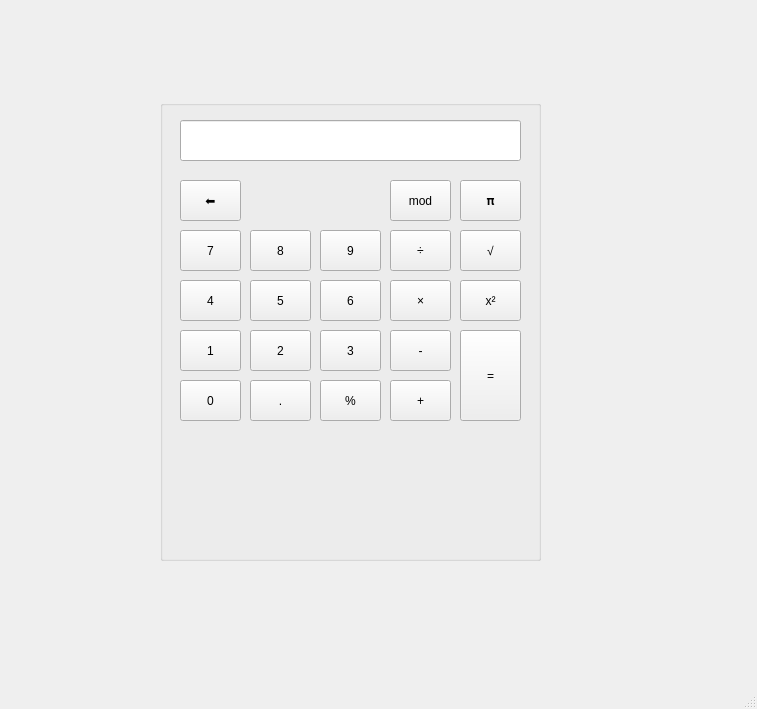
<?xml version="1.0" encoding="UTF-8"?>
<ui version="4.0">
 <class>MainWindow</class>
 <widget class="QMainWindow" name="MainWindow">
  <property name="geometry">
   <rect>
    <x>0</x>
    <y>0</y>
    <width>757</width>
    <height>709</height>
   </rect>
  </property>
  <property name="windowTitle">
   <string>MainWindow</string>
  </property>
  <widget class="QWidget" name="centralwidget">
   <widget class="QGroupBox" name="groupBox">
    <property name="geometry">
     <rect>
      <x>160</x>
      <y>100</y>
      <width>381</width>
      <height>461</height>
     </rect>
    </property>
    <property name="title">
     <string/>
    </property>
    <widget class="QPushButton" name="pushButton_mod">
     <property name="geometry">
      <rect>
       <x>230</x>
       <y>80</y>
       <width>61</width>
       <height>41</height>
      </rect>
     </property>
     <property name="text">
      <string>mod</string>
     </property>
    </widget>
    <widget class="QPushButton" name="pushButton_pi">
     <property name="geometry">
      <rect>
       <x>300</x>
       <y>80</y>
       <width>61</width>
       <height>41</height>
      </rect>
     </property>
     <property name="text">
      <string>𝛑</string>
     </property>
    </widget>
    <widget class="QPushButton" name="pushButton_remain">
     <property name="geometry">
      <rect>
       <x>160</x>
       <y>280</y>
       <width>61</width>
       <height>41</height>
      </rect>
     </property>
     <property name="text">
      <string>%</string>
     </property>
    </widget>
    <widget class="QPushButton" name="pushButton_root">
     <property name="geometry">
      <rect>
       <x>300</x>
       <y>130</y>
       <width>61</width>
       <height>41</height>
      </rect>
     </property>
     <property name="text">
      <string>√</string>
     </property>
    </widget>
    <widget class="QPushButton" name="pushButton_dot">
     <property name="geometry">
      <rect>
       <x>90</x>
       <y>280</y>
       <width>61</width>
       <height>41</height>
      </rect>
     </property>
     <property name="text">
      <string>.</string>
     </property>
    </widget>
    <widget class="QPushButton" name="pushButton_minus">
     <property name="geometry">
      <rect>
       <x>230</x>
       <y>230</y>
       <width>61</width>
       <height>41</height>
      </rect>
     </property>
     <property name="text">
      <string>-</string>
     </property>
    </widget>
    <widget class="QPushButton" name="pushButton_9">
     <property name="geometry">
      <rect>
       <x>160</x>
       <y>130</y>
       <width>61</width>
       <height>41</height>
      </rect>
     </property>
     <property name="text">
      <string>9</string>
     </property>
    </widget>
    <widget class="QPushButton" name="pushButton_plus">
     <property name="geometry">
      <rect>
       <x>230</x>
       <y>280</y>
       <width>61</width>
       <height>41</height>
      </rect>
     </property>
     <property name="text">
      <string>+</string>
     </property>
    </widget>
    <widget class="QPushButton" name="pushButton_4">
     <property name="geometry">
      <rect>
       <x>20</x>
       <y>180</y>
       <width>61</width>
       <height>41</height>
      </rect>
     </property>
     <property name="text">
      <string>4</string>
     </property>
    </widget>
    <widget class="QPushButton" name="pushButton_7">
     <property name="geometry">
      <rect>
       <x>20</x>
       <y>130</y>
       <width>61</width>
       <height>41</height>
      </rect>
     </property>
     <property name="text">
      <string>7</string>
     </property>
    </widget>
    <widget class="QPushButton" name="pushButton_equal">
     <property name="geometry">
      <rect>
       <x>300</x>
       <y>230</y>
       <width>61</width>
       <height>91</height>
      </rect>
     </property>
     <property name="text">
      <string>=</string>
     </property>
    </widget>
    <widget class="QPushButton" name="pushButton_1">
     <property name="geometry">
      <rect>
       <x>20</x>
       <y>230</y>
       <width>61</width>
       <height>41</height>
      </rect>
     </property>
     <property name="text">
      <string>1</string>
     </property>
    </widget>
    <widget class="QPushButton" name="pushButton_6">
     <property name="geometry">
      <rect>
       <x>160</x>
       <y>180</y>
       <width>61</width>
       <height>41</height>
      </rect>
     </property>
     <property name="text">
      <string>6</string>
     </property>
    </widget>
    <widget class="QPushButton" name="pushButton_0">
     <property name="geometry">
      <rect>
       <x>20</x>
       <y>280</y>
       <width>61</width>
       <height>41</height>
      </rect>
     </property>
     <property name="text">
      <string>0</string>
     </property>
    </widget>
    <widget class="QPushButton" name="pushButton_2">
     <property name="geometry">
      <rect>
       <x>90</x>
       <y>230</y>
       <width>61</width>
       <height>41</height>
      </rect>
     </property>
     <property name="text">
      <string>2</string>
     </property>
    </widget>
    <widget class="QPushButton" name="pushButton_mul">
     <property name="geometry">
      <rect>
       <x>230</x>
       <y>180</y>
       <width>61</width>
       <height>41</height>
      </rect>
     </property>
     <property name="text">
      <string>×</string>
     </property>
    </widget>
    <widget class="QPushButton" name="pushButton_square">
     <property name="geometry">
      <rect>
       <x>300</x>
       <y>180</y>
       <width>61</width>
       <height>41</height>
      </rect>
     </property>
     <property name="text">
      <string>x²</string>
     </property>
    </widget>
    <widget class="QPushButton" name="pushButton_5">
     <property name="geometry">
      <rect>
       <x>90</x>
       <y>180</y>
       <width>61</width>
       <height>41</height>
      </rect>
     </property>
     <property name="text">
      <string>5</string>
     </property>
    </widget>
    <widget class="QPushButton" name="pushButton_3">
     <property name="geometry">
      <rect>
       <x>160</x>
       <y>230</y>
       <width>61</width>
       <height>41</height>
      </rect>
     </property>
     <property name="text">
      <string>3</string>
     </property>
    </widget>
    <widget class="QPushButton" name="pushButton_div">
     <property name="geometry">
      <rect>
       <x>230</x>
       <y>130</y>
       <width>61</width>
       <height>41</height>
      </rect>
     </property>
     <property name="text">
      <string>÷</string>
     </property>
    </widget>
    <widget class="QPushButton" name="pushButton_8">
     <property name="geometry">
      <rect>
       <x>90</x>
       <y>130</y>
       <width>61</width>
       <height>41</height>
      </rect>
     </property>
     <property name="text">
      <string>8</string>
     </property>
    </widget>
    <widget class="QLineEdit" name="lineEdit">
     <property name="geometry">
      <rect>
       <x>20</x>
       <y>20</y>
       <width>341</width>
       <height>41</height>
      </rect>
     </property>
    </widget>
    <widget class="QPushButton" name="pushButton_clear">
     <property name="geometry">
      <rect>
       <x>20</x>
       <y>80</y>
       <width>61</width>
       <height>41</height>
      </rect>
     </property>
     <property name="text">
      <string>⬅️</string>
     </property>
    </widget>
   </widget>
  </widget>
  <widget class="QMenuBar" name="menubar">
   <property name="geometry">
    <rect>
     <x>0</x>
     <y>0</y>
     <width>757</width>
     <height>22</height>
    </rect>
   </property>
  </widget>
  <widget class="QStatusBar" name="statusbar"/>
 </widget>
 <resources/>
 <connections/>
</ui>
